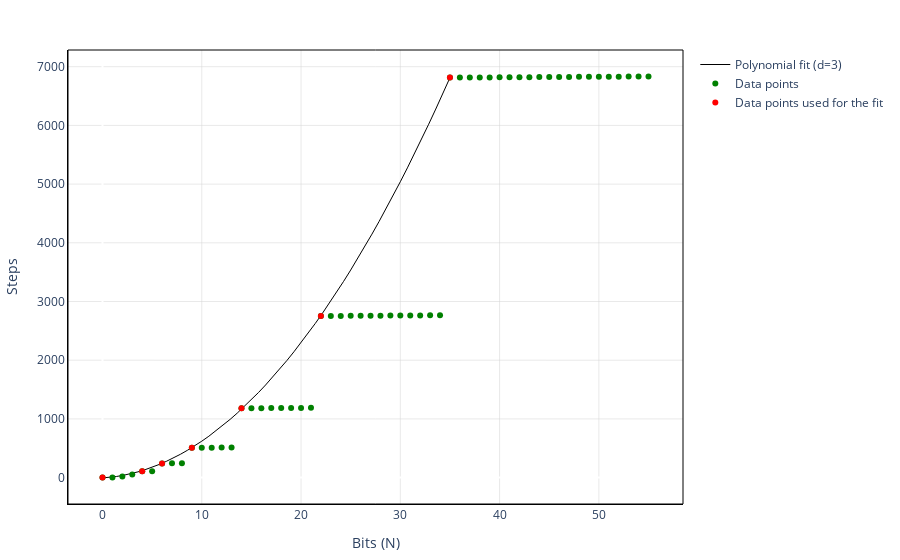

Notebook cell for this chart:
### Markdown cell above
We can do a similar complexity study for the Turing Machine that computes the numbers of the Fibonacci sequence in unary. To have a better eyesight of the behaviour of the machine, we generate 55 numbers in unary and each of them are passed as an the input tape to the Turing Machine. We proceed the same way as in 3.1; we find the degree of the best polynomial fit and we see how it adjusts to out data points.

### Code cell
N = 500 # tape length, initialize to a large value if you need it
numero_digits = []
numero_iteracions = []
number_belongs = []
fit_digits=[]
fit_steps=[]
comptador = 0

for digits in range (56):
    numero_digits.append(digits)
    input_tape = ''.join(['1']*digits)

    # UNARI
    program = open('fibonacci_unary_no_formula.txt').read()

    tm = TuringMachine(program, input_tape, N)
    iteracions, belongs = tm.run()
    numero_iteracions.append(iteracions)
    number_belongs.append(belongs)

    if (belongs == 'E' and comptador == 0):
        fit_steps.append(iteracions)
        fit_digits.append(digits)
        comptador = 1
    if (belongs == 'H'):
        comptador = 0

coef = np.polyfit(fit_digits,fit_steps,3)
poly1d_fn = np.poly1d(coef) 

fit_y=[]
fit_x = np.linspace((np.array(fit_digits)).min(),(np.array(fit_digits)).max(),num=50)
for value in fit_x:
    p = poly1d_fn(value)
    fit_y.append(p)

Fig = go.Figure(
    data=[go.Scatter(x=list(fit_x), y= fit_y, mode='lines',line=dict(width=1), name = 'Polynomial fit (d=3)', marker_color = "black"),
          go.Scatter(x=numero_digits, y= numero_iteracions, mode='markers',marker_color = "green", name = 'Data points'),
          go.Scatter(x=fit_digits, y= fit_steps, mode='markers', name = 'Data points used for the fit', marker_color = "red"),]
)
Fig.update_layout(
    xaxis_title="Bits (N)",
    yaxis_title="Steps",
    xaxis=dict(linecolor='black', linewidth=1),
    yaxis=dict(linecolor='black', linewidth=1),
    margin=dict(l=50, r=50, b=50, t=50),
    plot_bgcolor='white',
    shapes=[
        dict(
            type='rect',
            xref='paper', yref='paper',
            x0=0, y0=0,
            x1=1, y1=1,
            line=dict(color='black', width=1)
        )
    ]
)
Fig.update_layout(xaxis=dict(showgrid=True, gridcolor='lightgray', gridwidth=0.5), 
                  yaxis=dict(showgrid=True, gridcolor='lightgray', gridwidth=0.5))
Fig.show()

### Figure 1 — Plotly figure (JSON) as saved in the notebook; plotly's stock layout.template omitted (floating-point values rounded to 4 significant figures)
{"data": [{"line": {"width": 1}, "marker": {"color": "black"}, "mode": "lines", "name": "Polynomial fit (d=3)", "type": "scatter", "x": [0, 0.7143, 1.429, 2.143, 2.857, 3.571, 4.286, 5, 5.714, 6.429, 7.143, 7.857, 8.571, 9.286, 10, 10.71, 11.43, 12.14, 12.86, 13.57, 14.29, 15, 15.71, 16.43, 17.14, 17.86, 18.57, 19.29, 20, 20.71, 21.43, 22.14, 22.86, 23.57, 24.29, 25, 25.71, 26.43, 27.14, 27.86, 28.57, 29.29, 30, 30.71, 31.43, 32.14, 32.86, 33.57, 34.29, 35], "y": [-5.594, 4.475, 19.86, 40.56, 66.58, 97.93, 134.6, 176.6, 224.0, 276.7, 334.7, 398.1, 466.9, 541.0, 620.5, 705.3, 795.5, 891.1, 992.1, 1098.0, 1210.0, 1327.0, 1450.0, 1578.0, 1711.0, 1850.0, 1994.0, 2144.0, 2299.0, 2459.0, 2625.0, 2796.0, 2973.0, 3155.0, 3343.0, 3536.0, 3734.0, 3938.0, 4148.0, 4362.0, 4583.0, 4809.0, 5040.0, 5277.0, 5519.0, 5767.0, 6020.0, 6279.0, 6543.0, 6813.0]}, {"marker": {"color": "green"}, "mode": "markers", "name": "Data points", "type": "scatter", "x": [0, 1, 2, 3, 4, 5, 6, 7, 8, 9, 10, 11, 12, 13, 14, 15, 16, 17, 18, 19, 20, 21, 22, 23, 24, 25, 26, 27, 28, 29, 30, 31, 32, 33, 34, 35, 36, 37, 38, 39, 40, 41, 42, 43, 44, 45, 46, 47, 48, 49, 50, 51, 52, 53, 54, 55], "y": [1, 2, 17, 54, 109, 110, 242, 243, 244, 508, 509, 510, 511, 512, 1181, 1182, 1183, 1184, 1185, 1186, 1187, 1188, 2753, 2754, 2755, 2756, 2757, 2758, 2759, 2760, 2761, 2762, 2763, 2764, 2765, 6814, 6815, 6816, 6817, 6818, 6819, 6820, 6821, 6822, 6823, 6824, 6825, 6826, 6827, 6828, 6829, 6830, 6831, 6832, 6833, 6834]}, {"marker": {"color": "red"}, "mode": "markers", "name": "Data points used for the fit", "type": "scatter", "x": [0, 4, 6, 9, 14, 22, 35], "y": [1, 109, 242, 508, 1181, 2753, 6814]}], "layout": {"margin": {"b": 50, "l": 50, "r": 50, "t": 50}, "plot_bgcolor": "white", "shapes": [{"line": {"color": "black", "width": 1}, "type": "rect", "x0": 0, "x1": 1, "xref": "paper", "y0": 0, "y1": 1, "yref": "paper"}], "xaxis": {"gridcolor": "lightgray", "gridwidth": 0.5, "linecolor": "black", "linewidth": 1, "showgrid": true, "title": {"text": "Bits (N)"}}, "yaxis": {"gridcolor": "lightgray", "gridwidth": 0.5, "linecolor": "black", "linewidth": 1, "showgrid": true, "title": {"text": "Steps"}}}}
